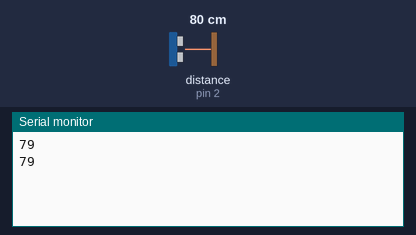
A sketch run on a simulated Arduino Uno, built with avr-gcc and run on an emulated ATmega328P. Parts: the last lines printed to the serial monitor. Wiring (inferred from the names in the program): ultrasonic range finder: trigger pin 3; echo pin 2. The test bench sets the inputs (shaded band); at power-on: distance to the obstacle (sensor on pin 2) 80 cm. The echo pulse lasts 58.3 µs per cm.

Above: at 1.8 s.
1.9 s: distance to the obstacle (sensor on pin 2) set to 2 cm
At 2.8 s:
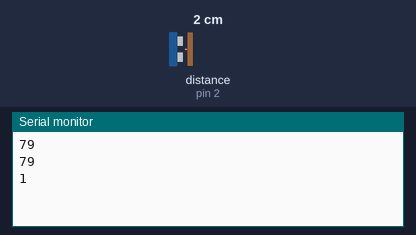
3.4 s: distance to the obstacle (sensor on pin 2) set to 4 cm
At 4.8 s:
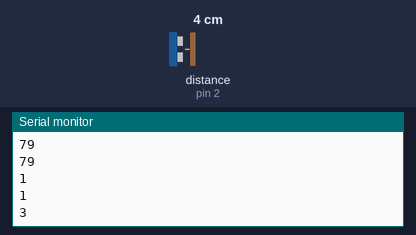
Timing chart, 0 to 6.4 s (numbered marks = the images above; inputs shaded):
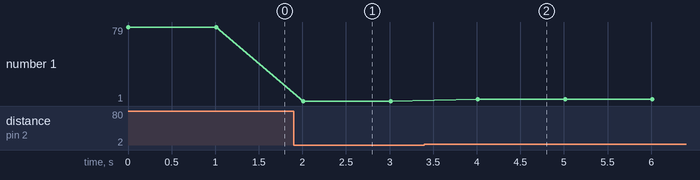

Measured:
- after the input at 1.9 s, the serial monitor: prints a new line after 0.11 s (image 1)
- after the input at 3.4 s, the serial monitor: prints a new line after 0.61 s (image 2)
- plotted number 1: 79 → 1 after the input at 1.9 s, 1 → 3 after the input at 3.4 s

The sketch:

Mat.Echo_pin_1.ino
```cpp
#define BAUDRATE 115200
#define TriggerPin 3
#define EchoPin 2

long distance;

void setup() {
  Serial.begin(BAUDRATE);
  pinMode(TriggerPin,OUTPUT);
  pinMode(EchoPin,INPUT_PULLUP);

}

void loop() {

  digitalWrite(TriggerPin,LOW);
  delayMicroseconds(2);
  digitalWrite(TriggerPin,HIGH);
  delayMicroseconds(10);
  digitalWrite(TriggerPin,LOW);
  distance = pulseIn(EchoPin,HIGH)/58.2;
  Serial.println(distance);
  delay(1000);

}
```
